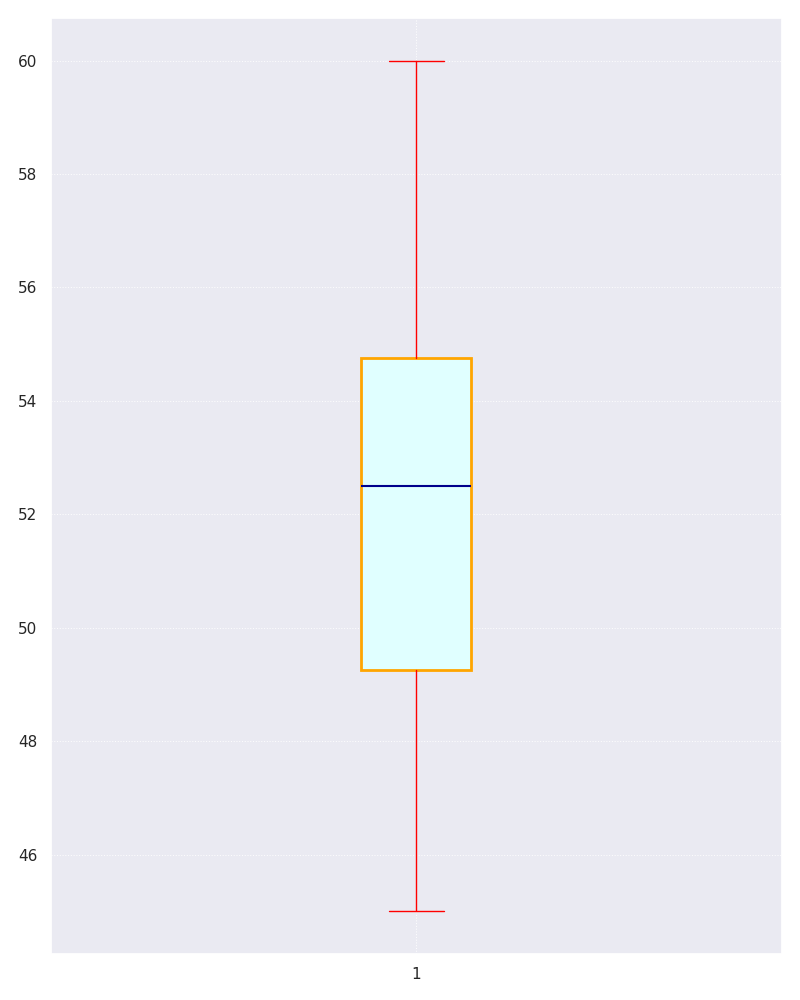

This chart was generated by the following Python code:
import matplotlib.pyplot as plt

combined_yield = [45, 50, 55, 47, 52, 60, 58, 54, 49, 53]

fig, ax = plt.subplots(figsize=(8, 10))

box = ax.boxplot(combined_yield, vert=True, patch_artist=True,
                 flierprops=dict(marker='x', color='blue', alpha=0.6),
                 boxprops=dict(color='orange', linewidth=2),
                 whiskerprops=dict(color='red', linestyle='-'),
                 capprops=dict(color='red'),
                 medianprops=dict(color='darkblue', linewidth=1.5),
                 notch=False)

for patch in box['boxes']:
    patch.set_facecolor('lightcyan')

ax.grid(True, which='both', linestyle=':', linewidth=0.75, alpha=0.9)

plt.tight_layout()
plt.show()
